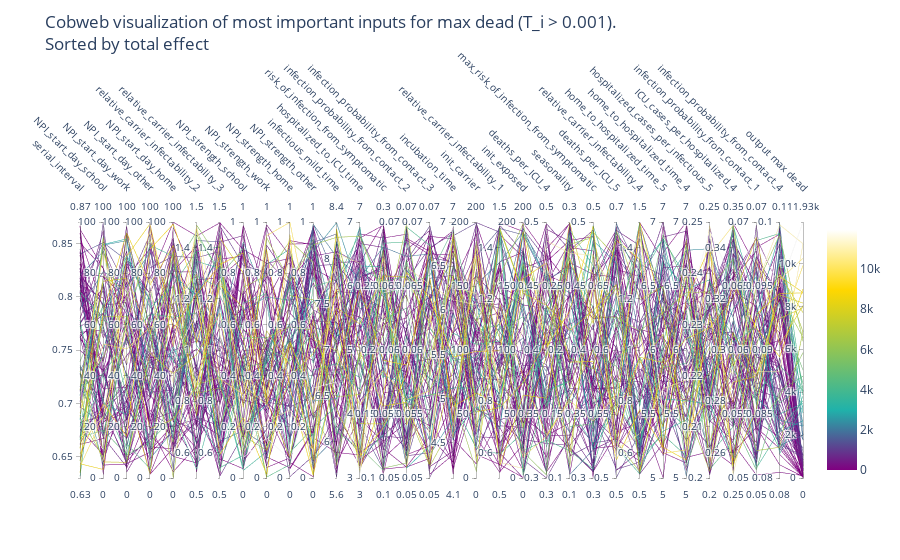

The notebook cell this image was saved under:
### Code cell
show_cobweb(df = df, output_agg = outputs[1], aggregation_function = output_names[1], eps = 1e-3, sort_by = 'total')
